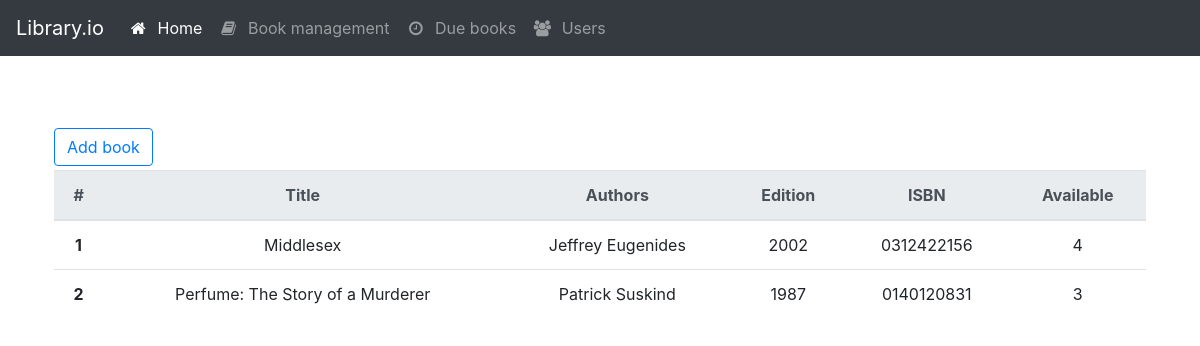
Screenshot of /bookmanagement.php with the database file from the repository.
### tables this page shows
CREATE TABLE `books` (
  `id` int(11) NOT NULL AUTO_INCREMENT,
  `title` varchar(300) NOT NULL,
  `isbn` varchar(45) DEFAULT NULL,
  `year` text,
  `cover` varchar(200) DEFAULT NULL,
  `authors` varchar(200) DEFAULT NULL,
  `available` int(11) NOT NULL DEFAULT '0',
  PRIMARY KEY (`id`),
  UNIQUE KEY `isbn_UNIQUE` (`isbn`)
);

### src/Db.php (called while the page is built, shortened)
<?php
class Db
{
    protected static $connection;
    public function connect()
    {
        if (!isset(self::$connection)) {
            $config = parse_ini_file('../config/config.ini');
            self::$connection = new mysqli($config['host'], $config['user'], $config['password'], $config['dbname']);
        }
        return self::$connection;
    }
    public function select($query)
    {
        $rows = array();
        $result = $this->query($query);
        while ($row = $result->fetch_assoc()) {
            $rows[] = $row;
        }
        return $rows;
    }
    public function query($query)
    {
        $connection = $this->connect();
        $result = $connection->query($query);
        return $result;
    }
}

### src/bookmanagement.php (the view, shortened to what this page needs)
<!DOCTYPE html>
<html lang="en">
<?php include 'header.php'; ?>
<?php include 'Db.php'; ?>
<body>
<?php include 'navbar.php'; ?>
<main role="main" class="container">
    <div class="starter-template">
        <?php
        $db = new Db();
        $rows = $db->select("SELECT * FROM books");
        ?>
        <div class="row">
            <button class="btn btn-outline-primary" type="button" data-toggle="collapse" data-target="#addBookForm"
                    aria-expanded="false" aria-controls="addBookForm">
                Add book
            </button>
        </div>
        <div class="row mt-1">
            <table class="table">
                <thead class="thead-light">
                <tr>
                    <th scope="col">#</th>
                    <th scope="col">Title</th>
                    <th scope="col">Authors</th>
                    <th scope="col">Edition</th>
                    <th scope="col">ISBN</th>
                    <th scope="col">Available</th>
                </tr>
                </thead>
                <tbody>
                <?php
                foreach ($rows as $row) {
                    echo "<tr>";
                    echo "<th scope='row'>" . $row["id"] . "</th>";
                    echo "<td>" . $row["title"] . "</td>";
                    echo "<td>" . $row["authors"] . "</td>";
                    echo "<td>" . $row["year"] . "</td>";
                    echo "<td>" . $row["isbn"] . "</td>";
                    echo "<td>" . $row["available"] . "</td>";
                    echo "</tr>";
                }
                ?>
                </tbody>
            </table>
        </div>
    </div>
</main>
</body>
</html>

### src/assets/local.css (style rules this page uses)
body { padding-top: 5rem; }
.starter-template { padding: 3rem 1.5rem; text-align: center; }

### rows the page displays
books: id "1", title "Middlesex", authors "Jeffrey Eugenides", year "2002", isbn "0312422156", available "4"
books: id "2", title "Perfume: The Story of a Murderer", authors "Patrick Suskind", year "1987", isbn "0140120831", available "3"
